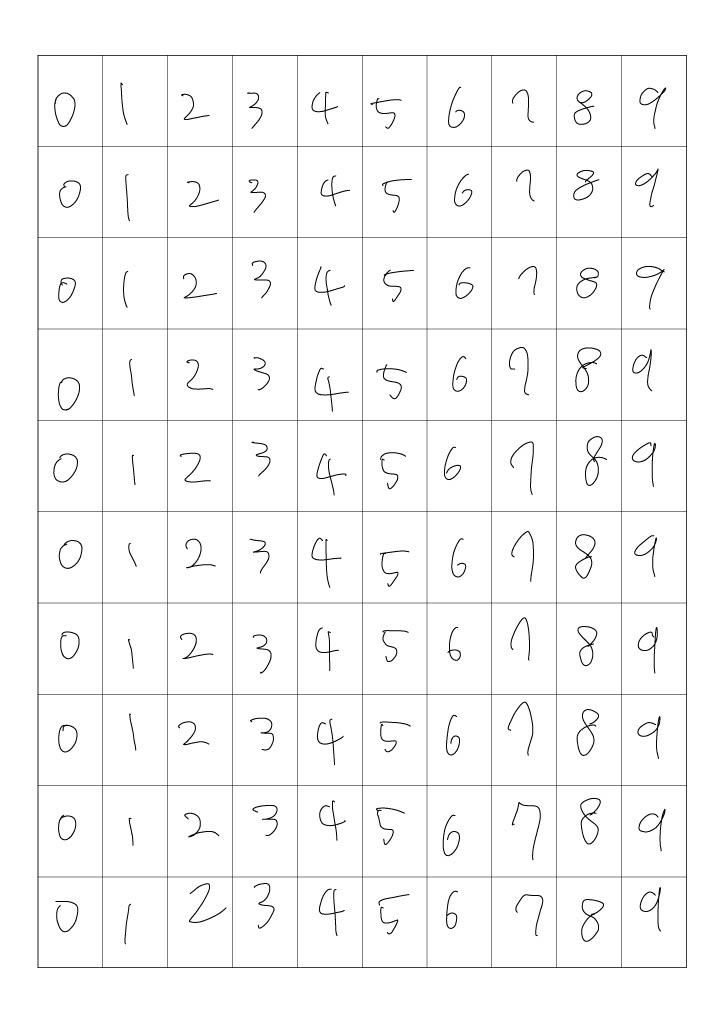
#> input picture 전민재/data/MNIST1.jpg, 725 x 1024 px; its folder holds only this picture in this run
$ jupyter execute --allow-errors 'Total_Img_Process Module.ipynb'   (shell and % lines are left out)
#> lines starting #> are read from the running program, lines starting #| are printed output that depends on the picture
[cell 1]
import os
import glob
from PIL import Image
import numpy as np
import cv2

[cell 2]
#ImageResize Module


#data 파일에 들어있는 여러이미지 일괄 변환해 resize파일에 저장


#초기 파일 위치에서 data파일로 이동
os.chdir('./data')
files=os.listdir()
#data 파일에 존재하는 원본 jpg나 png 파일에 접근
for f in files:
    title, ext = os.path.splitext(f)
    if ext in ['.jpg', '.png']:
        img = Image.open(f)
#> img is the input picture: PIL image 725x1024 RGB; min 0, max 255, mean 248.6

         #lanczos필터를 사용해 높은 품질의 이미즈를 얻는다.
        img_resize = img.resize((380, 380),Image.LANCZOS)
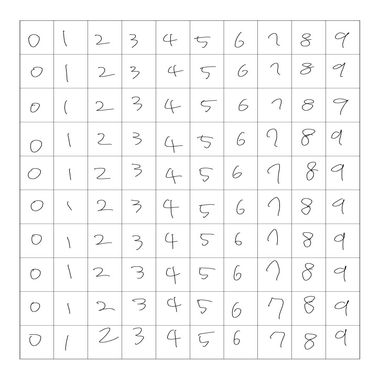
#> img_resize: PIL image 380x380 RGB; min 20, max 255, mean 247.6

        #resize디렉토리로 이동 후 저장
        os.chdir('./resize')
        print(os.getcwd() )
        img_resize.save( title+'resized' + ext)

        #다시 data 디렉토리로 복귀
        os.chdir("../")
#초기 디렉토리로 복귀
os.chdir("../")

[cell 3]
#ImageCuttingAndLabeling Module


#imageresizemodule로 만들어진 파일들이 준비되어있어야한다.
#완성된 image cutting and 파일로 labeling
#모든 파일 숫자별로 10개씩 쪼개고 파일 별 label

#현재 디렉토리 위치 출력
print(os.getcwd() )

#실행시 디렉토리 위치는 실행파일있는 곳으로 하자.


#resized된 파일이 있는곳으로 이동
os.chdir('./data/resize/')


#디렉토리에 있는 파일 출력
print(os.listdir())
files=os.listdir()

#파일에 접근 시작
for idx, file in enumerate(files):
    fname, ext = os.path.splitext(file)

    #디렉토리에있는 파일중 jpg,png파일만 읽어들임
    if ext in ['.jpg','.png']:
        path=os.getcwd()
        print(path,file)
        im = Image.open(file)

        for i in range(10):
            #해당 Label파일에 cutting된 사진 저장
            os.chdir(f"./{i}")

            for j in range(10):
                #(x,y,x+width,y+height)
                crop_image = im.crop((20+i*34, 20+j*34, 54+i*34 , 54+j*34))

                #pixel값에 접근하기 위해 load (crop_image와 연결되어 있어 값을 바꾸기만하면됨)
                load_image=crop_image.load()
                for x in [0,1,2,31,32,33]:
                    for y in range(34):
                        load_image[x,y]=(255,255,255)
                for y in [0,1,2,31,32,33]:
                     for x in range(34):
                        load_image[x,y]=(255,255,255)


                #승종님이 binary작업 후 resize 할 것
                crop_image = crop_image.resize((28, 28),Image.LANCZOS)

                #gray 변환도 승종님이 binary작업하면서 할 것
                crop_image=crop_image.convert('L')

                #
                crop_image.save('Img' + str(idx)+'_'+str(i)+'_'+ str(j) + '.jpg')
                print('Img' + str(idx)+'_'+str(i)+'_'+ str(j) + '.jpg저장')

            #모두 잘라낸뒤 resize파일로 돌아가기
            os.chdir("../")
#> this loop made 10 passes
#> pass 1, `crop_image.save('Img' + str(idx)+'_'+str(i)+'_'+ str(j) + '.jpg')`:
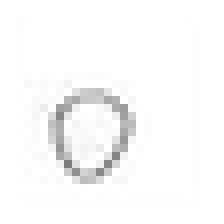
#> saved as Img0_0_0.jpg: PIL image 28x28 L (shown 8 times larger); min 124, max 255, mean 249.4
#> pass 1, `crop_image.save('Img' + str(idx)+'_'+str(i)+'_'+ str(j) + '.jpg')`:
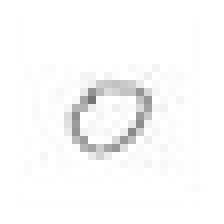
#> saved as Img0_0_1.jpg: PIL image 28x28 L (shown 8 times larger); min 117, max 255, mean 249.8
#> pass 1, `crop_image.save('Img' + str(idx)+'_'+str(i)+'_'+ str(j) + '.jpg')`:
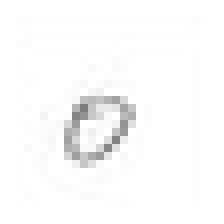
#> saved as Img0_0_2.jpg: PIL image 28x28 L (shown 8 times larger); min 125, max 255, mean 250.3
#> pass 1, `crop_image.save('Img' + str(idx)+'_'+str(i)+'_'+ str(j) + '.jpg')`:
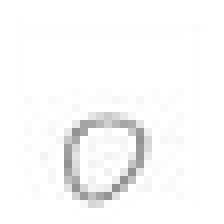
#> saved as Img0_0_3.jpg: PIL image 28x28 L (shown 8 times larger); min 144, max 255, mean 249.2
#> after the loop:
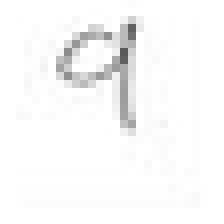
#> crop_image: PIL image 28x28 L (shown 8 times larger); min 89, max 255, mean 248.5

# 실행이 끝나면 resize파일이다.
#다시 기본디렉토리로 이동
os.chdir("../")
os.chdir("../")

[cell 4]
#Img2Bit Module

#labeling된 파일들 모두 new_X와 new_y로 변환
new_X=[]
new_y=[]


#하위파일로 data/resize/0~9 파일이 존재해야한다
os.chdir('./data/resize')
#현재 디렉토리 위치 출력
print(os.getcwd() )
#| 전민재/data/resize
#| ['MNIST1resized.jpg']
#> `files=os.listdir()`: files = ['MNIST1resized.jpg']
#| 전민재/data/resize MNIST1resized.jpg
#> after the loop `for i in range(28):`: bit = 784 values, max 83 at index 580, min 0 at index 0, mean 2.31

#> (the rest of this cell did not finish here and is left out)
